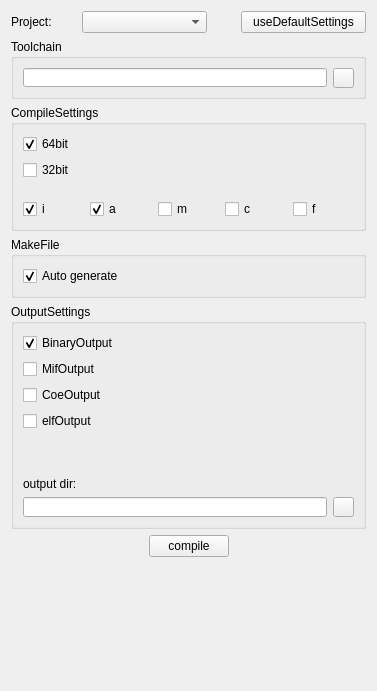
<?xml version="1.0" encoding="UTF-8"?>
<ui version="4.0">
 <class>CompileWidget</class>
 <widget class="QWidget" name="CompileWidget">
  <property name="geometry">
   <rect>
    <x>0</x>
    <y>0</y>
    <width>377</width>
    <height>691</height>
   </rect>
  </property>
  <property name="windowTitle">
   <string>Form</string>
  </property>
  <layout class="QVBoxLayout" name="verticalLayout_7">
   <item>
    <layout class="QHBoxLayout" name="horizontalLayout_4">
     <item>
      <widget class="QLabel" name="label">
       <property name="maximumSize">
        <size>
         <width>65</width>
         <height>16777215</height>
        </size>
       </property>
       <property name="text">
        <string>Project:</string>
       </property>
      </widget>
     </item>
     <item>
      <widget class="QComboBox" name="project_comboBox"/>
     </item>
     <item>
      <spacer name="horizontalSpacer_6">
       <property name="orientation">
        <enum>Qt::Horizontal</enum>
       </property>
       <property name="sizeType">
        <enum>QSizePolicy::Fixed</enum>
       </property>
       <property name="sizeHint" stdset="0">
        <size>
         <width>28</width>
         <height>13</height>
        </size>
       </property>
      </spacer>
     </item>
     <item>
      <widget class="QPushButton" name="useDefault_pushButton">
       <property name="text">
        <string>useDefaultSettings</string>
       </property>
      </widget>
     </item>
    </layout>
   </item>
   <item>
    <widget class="QGroupBox" name="groupBox_2">
     <property name="maximumSize">
      <size>
       <width>16777215</width>
       <height>60</height>
      </size>
     </property>
     <property name="toolTip">
      <string/>
     </property>
     <property name="title">
      <string>Toolchain</string>
     </property>
     <layout class="QHBoxLayout" name="horizontalLayout_2">
      <item>
       <widget class="QLineEdit" name="toolchain_lineEdit"/>
      </item>
      <item>
       <widget class="QPushButton" name="moreToolchain_pushButton">
        <property name="minimumSize">
         <size>
          <width>20</width>
          <height>20</height>
         </size>
        </property>
        <property name="maximumSize">
         <size>
          <width>21</width>
          <height>21</height>
         </size>
        </property>
        <property name="toolTip">
         <string>select</string>
        </property>
        <property name="text">
         <string/>
        </property>
        <property name="icon">
         <iconset resource="../icons/icons.qrc">
          <normaloff>:/pic/select.png</normaloff>:/pic/select.png</iconset>
        </property>
       </widget>
      </item>
     </layout>
    </widget>
   </item>
   <item>
    <layout class="QVBoxLayout" name="verticalLayout_4">
     <item>
      <widget class="QGroupBox" name="groupBox_3">
       <property name="title">
        <string>CompileSettings</string>
       </property>
       <layout class="QVBoxLayout" name="verticalLayout_3">
        <item>
         <layout class="QVBoxLayout" name="verticalLayout_2">
          <item>
           <widget class="QCheckBox" name="bit64_checkBox">
            <property name="text">
             <string>64bit</string>
            </property>
            <property name="checked">
             <bool>true</bool>
            </property>
           </widget>
          </item>
          <item>
           <widget class="QCheckBox" name="bit32_checkBox">
            <property name="text">
             <string>32bit</string>
            </property>
            <property name="checked">
             <bool>false</bool>
            </property>
           </widget>
          </item>
         </layout>
        </item>
        <item>
         <spacer name="verticalSpacer">
          <property name="orientation">
           <enum>Qt::Vertical</enum>
          </property>
          <property name="sizeType">
           <enum>QSizePolicy::Fixed</enum>
          </property>
          <property name="sizeHint" stdset="0">
           <size>
            <width>17</width>
            <height>13</height>
           </size>
          </property>
         </spacer>
        </item>
        <item>
         <layout class="QHBoxLayout" name="horizontalLayout_3">
          <item>
           <widget class="QCheckBox" name="i_checkBox">
            <property name="text">
             <string>i</string>
            </property>
            <property name="checked">
             <bool>true</bool>
            </property>
           </widget>
          </item>
          <item>
           <widget class="QCheckBox" name="a_checkBox">
            <property name="text">
             <string>a</string>
            </property>
            <property name="checked">
             <bool>true</bool>
            </property>
           </widget>
          </item>
          <item>
           <widget class="QCheckBox" name="m_checkBox">
            <property name="text">
             <string>m</string>
            </property>
           </widget>
          </item>
          <item>
           <widget class="QCheckBox" name="c_checkBox">
            <property name="text">
             <string>c</string>
            </property>
           </widget>
          </item>
          <item>
           <widget class="QCheckBox" name="f_checkBox">
            <property name="text">
             <string>f</string>
            </property>
           </widget>
          </item>
         </layout>
        </item>
       </layout>
      </widget>
     </item>
     <item>
      <widget class="QGroupBox" name="groupBox_4">
       <property name="title">
        <string>MakeFile</string>
       </property>
       <layout class="QFormLayout" name="formLayout">
        <item row="0" column="0">
         <widget class="QCheckBox" name="autoMakefile_checkBox">
          <property name="text">
           <string>Auto generate</string>
          </property>
          <property name="checked">
           <bool>true</bool>
          </property>
         </widget>
        </item>
       </layout>
      </widget>
     </item>
     <item>
      <spacer name="verticalSpacer_3">
       <property name="orientation">
        <enum>Qt::Vertical</enum>
       </property>
       <property name="sizeType">
        <enum>QSizePolicy::Expanding</enum>
       </property>
       <property name="sizeHint" stdset="0">
        <size>
         <width>38</width>
         <height>18</height>
        </size>
       </property>
      </spacer>
     </item>
    </layout>
   </item>
   <item>
    <layout class="QVBoxLayout" name="verticalLayout_6">
     <item>
      <widget class="QGroupBox" name="groupBox">
       <property name="minimumSize">
        <size>
         <width>141</width>
         <height>0</height>
        </size>
       </property>
       <property name="title">
        <string>OutputSettings</string>
       </property>
       <layout class="QVBoxLayout" name="verticalLayout_5">
        <item>
         <widget class="QCheckBox" name="binaryOutput_checkBox">
          <property name="text">
           <string>BinaryOutput</string>
          </property>
          <property name="checked">
           <bool>true</bool>
          </property>
         </widget>
        </item>
        <item>
         <widget class="QCheckBox" name="mifOutput_checkBox">
          <property name="text">
           <string>MifOutput</string>
          </property>
         </widget>
        </item>
        <item>
         <widget class="QCheckBox" name="coeOutput_checkBox">
          <property name="text">
           <string>CoeOutput</string>
          </property>
         </widget>
        </item>
        <item>
         <widget class="QCheckBox" name="normalOutput_checkBox">
          <property name="text">
           <string>elfOutput</string>
          </property>
         </widget>
        </item>
        <item>
         <spacer name="verticalSpacer_5">
          <property name="orientation">
           <enum>Qt::Vertical</enum>
          </property>
          <property name="sizeType">
           <enum>QSizePolicy::Fixed</enum>
          </property>
          <property name="sizeHint" stdset="0">
           <size>
            <width>20</width>
            <height>40</height>
           </size>
          </property>
         </spacer>
        </item>
        <item>
         <layout class="QVBoxLayout" name="verticalLayout">
          <item>
           <widget class="QLabel" name="label_2">
            <property name="text">
             <string>output dir:</string>
            </property>
           </widget>
          </item>
          <item>
           <layout class="QHBoxLayout" name="horizontalLayout">
            <item>
             <widget class="QLineEdit" name="outputDir_lineEdit">
              <property name="minimumSize">
               <size>
                <width>0</width>
                <height>20</height>
               </size>
              </property>
              <property name="toolTip">
               <string>PathNow</string>
              </property>
             </widget>
            </item>
            <item>
             <widget class="QPushButton" name="moreOutputDir_pushButton">
              <property name="minimumSize">
               <size>
                <width>20</width>
                <height>20</height>
               </size>
              </property>
              <property name="maximumSize">
               <size>
                <width>21</width>
                <height>21</height>
               </size>
              </property>
              <property name="toolTip">
               <string>select</string>
              </property>
              <property name="text">
               <string/>
              </property>
              <property name="icon">
               <iconset resource="../icons/icons.qrc">
                <normaloff>:/pic/select.png</normaloff>:/pic/select.png</iconset>
              </property>
             </widget>
            </item>
           </layout>
          </item>
         </layout>
        </item>
       </layout>
      </widget>
     </item>
     <item>
      <spacer name="verticalSpacer_2">
       <property name="orientation">
        <enum>Qt::Vertical</enum>
       </property>
       <property name="sizeType">
        <enum>QSizePolicy::Expanding</enum>
       </property>
       <property name="sizeHint" stdset="0">
        <size>
         <width>68</width>
         <height>18</height>
        </size>
       </property>
      </spacer>
     </item>
    </layout>
   </item>
   <item>
    <layout class="QHBoxLayout" name="horizontalLayout_7">
     <item>
      <spacer name="horizontalSpacer_3">
       <property name="orientation">
        <enum>Qt::Horizontal</enum>
       </property>
       <property name="sizeHint" stdset="0">
        <size>
         <width>40</width>
         <height>20</height>
        </size>
       </property>
      </spacer>
     </item>
     <item>
      <widget class="QPushButton" name="compile_pushButton">
       <property name="text">
        <string>compile</string>
       </property>
       <property name="icon">
        <iconset resource="../icons/icons.qrc">
         <normaloff>:/pic/start.png</normaloff>:/pic/start.png</iconset>
       </property>
      </widget>
     </item>
     <item>
      <spacer name="horizontalSpacer_4">
       <property name="orientation">
        <enum>Qt::Horizontal</enum>
       </property>
       <property name="sizeHint" stdset="0">
        <size>
         <width>40</width>
         <height>20</height>
        </size>
       </property>
      </spacer>
     </item>
    </layout>
   </item>
   <item>
    <spacer name="verticalSpacer_4">
     <property name="orientation">
      <enum>Qt::Vertical</enum>
     </property>
     <property name="sizeType">
      <enum>QSizePolicy::Maximum</enum>
     </property>
     <property name="sizeHint" stdset="0">
      <size>
       <width>48</width>
       <height>173</height>
      </size>
     </property>
    </spacer>
   </item>
  </layout>
 </widget>
 <resources>
  <include location="../icons/icons.qrc"/>
 </resources>
 <connections/>
</ui>
